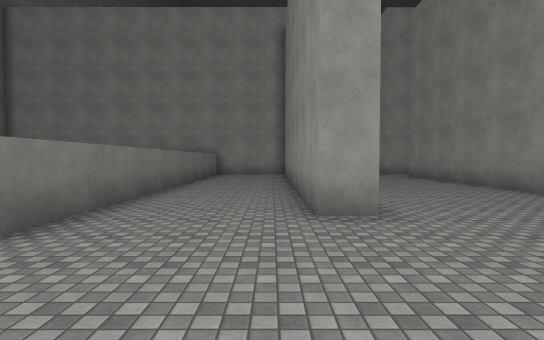
View 1 (above)

16 first-person views from a walk through a 3-D level made in the Unity game engine. The camera is 1.5 m above the floor, tilts 2° down and sees 80° across. The floor is counted in squares, 2 m on a side. Each view is taken from the middle of a square. On the plan, view 1 faces up. The plan holds only what a view shows up to about 11 squares ahead; the rest is blank. The place goes on beyond the plan. The player is left out. Surface patterns are stand-ins for the level's own textures.

View 2
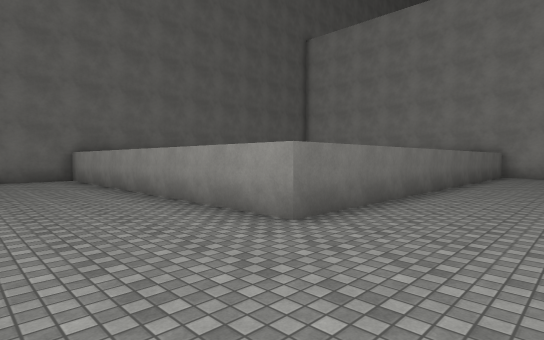

View 3
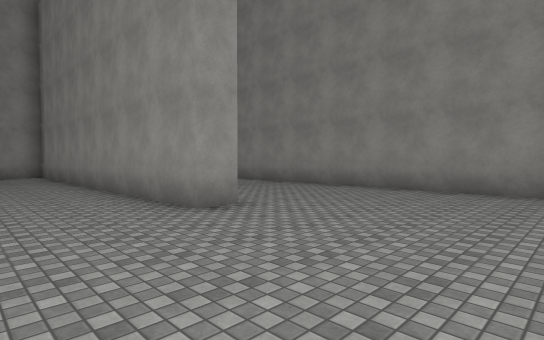

View 4
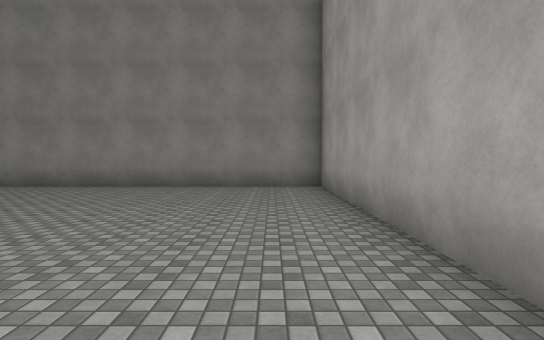

View 5
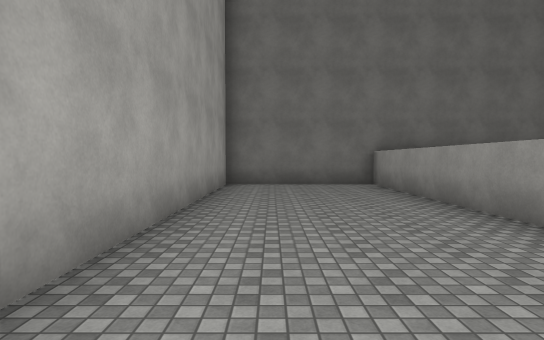

View 6
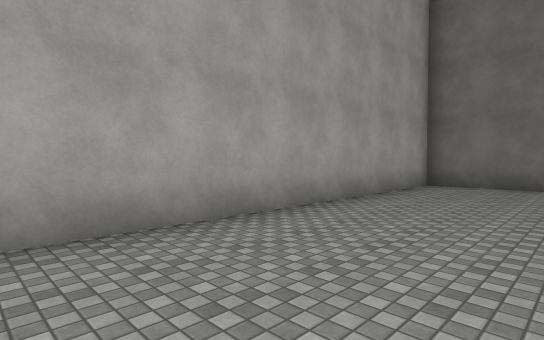

View 7
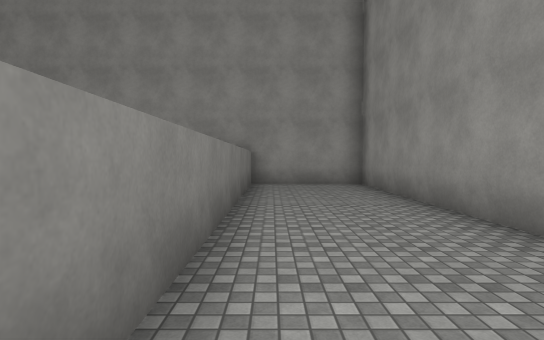

View 8
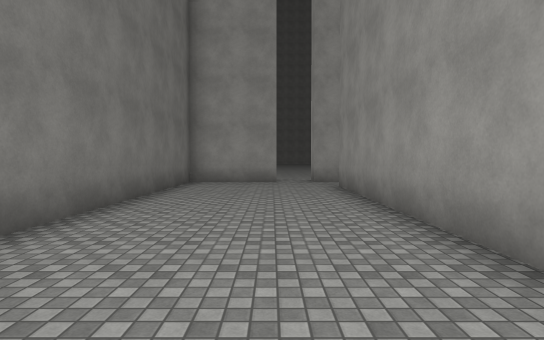

View 9
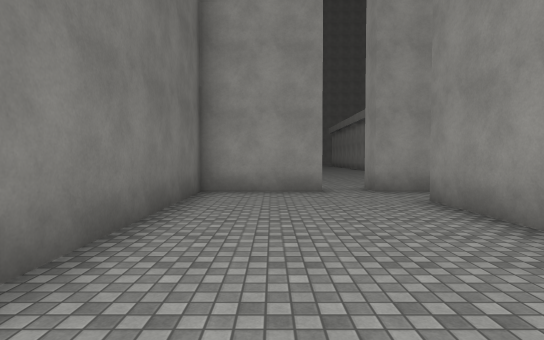

View 10
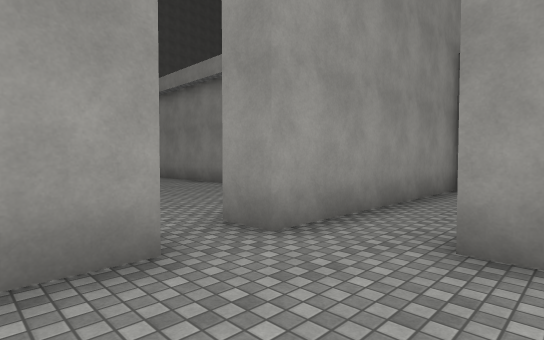

View 11
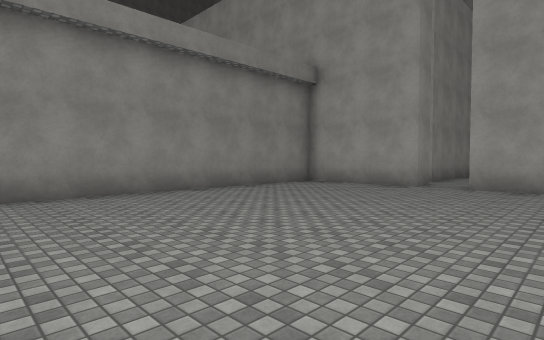

View 12
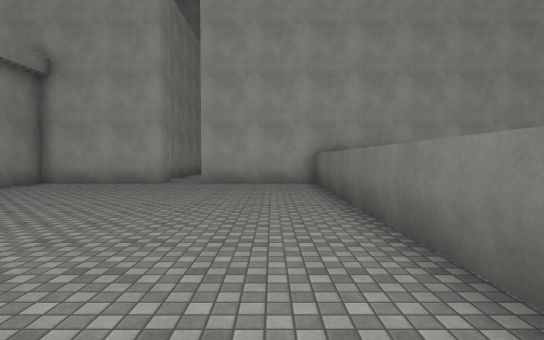

View 13
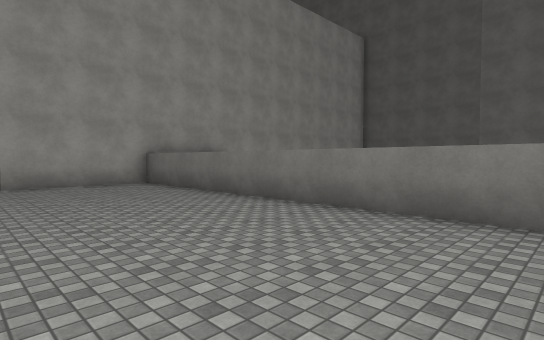

View 14
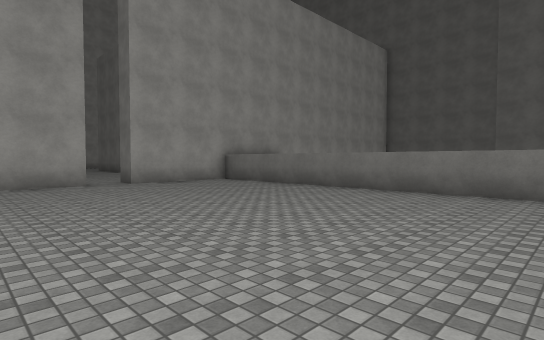

View 15
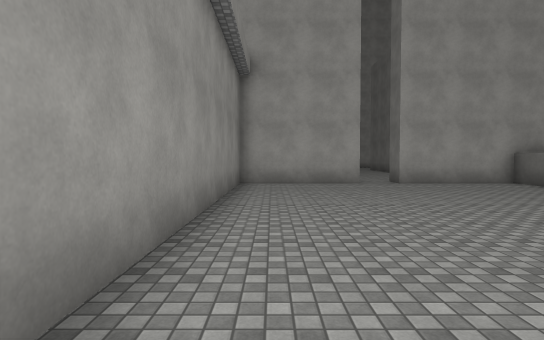

View 16
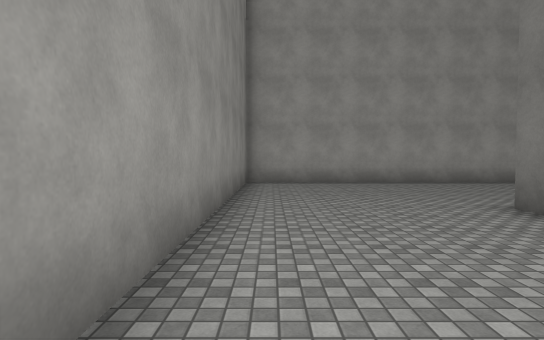

### Floor plan
Points are (right, up) in squares from view 1. A wall is a line through its corners. A room is listed if a view was taken in it or the views show most of it. See-through windows are left out.
Room 1 (views 1, 2, 3, 4, 5, 6, 7, 8, 9, 10, 16)
walls: (1.4, 4.7) (1.4, 4.2) (0.6, 4.2) (0.6, 15.3) (-2.6, 15.3); (-2.6, 13.4) (-2.6, 3) (-12.5, 3) (-12.5, -1.3) (5.8, -1.3) (5.8, 13.9); (4.1, 16.2) (4.1, 15.3) (1.4, 15.3) (1.4, 8); (6.5, 15.3) (5.3, 15.3) (5.3, 16.2)
ways out: opening at (5, 16) to room 2; opening at (6, 14.5)
Room 2 (views 11, 12, 13, 14, 15)
walls: (0.7, 25.7) (0.7, 16.2) (4.1, 16.2); (5.3, 16.2) (9, 16.2) (9, 24.9)
ways out: opening at (5, 16) to room 1

Where each view was taken, in squares from view 1:
view 1: 0 up, 0 right, facing up
view 2: 0 up, 0 right, facing up-left
view 3: 0 up, 2 left, facing up-right
view 4: 0 up, 3 left, facing right
view 5: 0 up, 3 left, facing left
view 6: 2 up, 3 left, facing down-left
view 7: 6 up, 2 left, facing up
view 8: 5 up, 4 right, facing up
view 9: 8 up, 3 right, facing up
view 10: 13 up, 3 right, facing up-right
view 11: 25 up, 2 right, facing down-right
view 12: 26 up, 2 right, facing down
view 13: 26 up, 5 right, facing down-left
view 14: 26 up, 8 right, facing down-left
view 15: 26 up, 8 right, facing down
view 16: 9 up, 5 right, facing down
